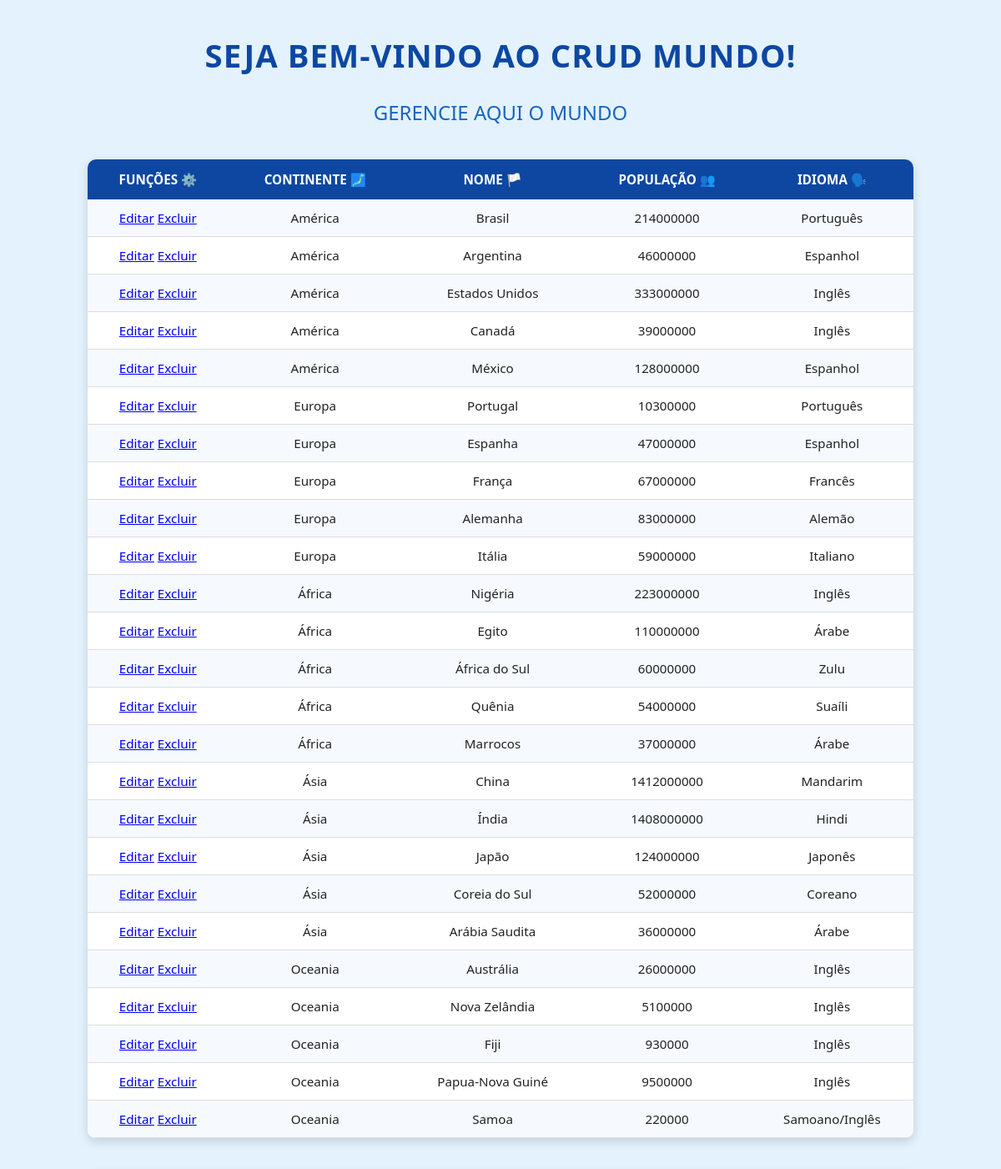
The page / (upper part) on the database its author committed.
### tables this page shows
CREATE TABLE tb_pais (
    id_pais INT PRIMARY KEY AUTO_INCREMENT,
    nome_oficial VARCHAR(100) NOT NULL UNIQUE,
    continente VARCHAR(50) NOT NULL,
    populacao INT NOT NULL,
    idioma_principal VARCHAR(60) NOT NULL
);

### Web/index.php (the view, shortened to what this page needs)
<?php
    include 'bd.php';
?>
<!DOCTYPE html>
<html lang="pt-br">
<head>
    <link rel="stylesheet" href="style.css">
</head>
<body>
    <h1>SEJA BEM-VINDO AO CRUD MUNDO!</h1>
    <h2>GERENCIE AQUI O MUNDO</h2>
    <div class="container">
        <table>
            <tr>
                <th>Funções ⚙️</th>
                <th>Continente 🗾</th>
                <th>Nome 🏳️</th>
                <th>População 👥</th>
                <th>Idioma 🗣️</th>
            </tr>
            <?php
                $sql = "SELECT * FROM tb_pais";
                $result = $conn->query($sql);
                if ($result->num_rows > 0) {
                    while($row = $result->fetch_assoc()) {
                        echo "<tr>
                                <td>
                                    <a href='backend/editar_pais.php?id_pais=".$row['id_pais']."' class='btn editar'>Editar</a>
                                    <a href='backend/excluir_pais.php?id_pais=".$row['id_pais']."' class='btn excluir'>Excluir</a>
                                </td>
                                <td>".$row['continente']."</td>
                                <td>".$row['nome_oficial']."</td>
                                <td>".$row['populacao']."</td>
                                <td>".$row['idioma_principal']."</td>
                              </tr>";
                    }
                } else {
                    echo "<tr><td colspan='4'>Nenhum país encontrado!</td></tr>";
                }
            ?>
        </table>
    </div>
</body>
</html>

### Web/style.css (style rules this page uses)
* { box-sizing: border-box; }
body { font-family: "Segoe UI", Tahoma, Geneva, Verdana, sans-serif; background-color: #e3f2fd; margin: 0; padding: 0; color: #222; }
h1 { text-align: center; margin-top: 40px; color: #0d47a1; font-size: 2.4em; letter-spacing: 1px; }
h2 { text-align: center; color: #1565c0; margin-bottom: 40px; font-weight: 500; }
.container { width: 100%; max-width: 1100px; margin: 0 auto; display: flex; flex-direction: column; align-items: center; gap: 40px; }
table { width: 90%; border-collapse: collapse; background-color: white; border-radius: 10px; overflow: hidden; box-shadow: 0 4px 12px rgba(0, 0, 0, 0.15); text-align: center; }
th { background-color: #0d47a1; color: white; padding: 14px; text-transform: uppercase; font-weight: 600; font-size: 0.95em; }
td { padding: 12px; border-bottom: 1px solid #ddd; font-size: 0.95em; }
tr:nth-child(even) { background-color: #f6faff; }

### rows shown on the page
tb_pais: continente "América", nome_oficial "Brasil", populacao "214000000", idioma_principal "Português"
tb_pais: continente "América", nome_oficial "Argentina", populacao "46000000", idioma_principal "Espanhol"
tb_pais: continente "América", nome_oficial "Estados Unidos", populacao "333000000", idioma_principal "Inglês"
tb_pais: continente "América", nome_oficial "Canadá", populacao "39000000", idioma_principal "Inglês"
tb_pais: continente "América", nome_oficial "México", populacao "128000000", idioma_principal "Espanhol"
tb_pais: continente "Europa", nome_oficial "Portugal", populacao "10300000", idioma_principal "Português"
tb_pais: continente "Europa", nome_oficial "Espanha", populacao "47000000", idioma_principal "Espanhol"
tb_pais: continente "Europa", nome_oficial "França", populacao "67000000", idioma_principal "Francês"
tb_pais: continente "Europa", nome_oficial "Alemanha", populacao "83000000", idioma_principal "Alemão"
tb_pais: continente "Europa", nome_oficial "Itália", populacao "59000000", idioma_principal "Italiano"
tb_pais: continente "África", nome_oficial "Nigéria", populacao "223000000", idioma_principal "Inglês"
tb_pais: continente "África", nome_oficial "Egito", populacao "110000000", idioma_principal "Árabe"
tb_pais: continente "África", nome_oficial "África do Sul", populacao "60000000", idioma_principal "Zulu"
tb_pais: continente "África", nome_oficial "Quênia", populacao "54000000", idioma_principal "Suaíli"
tb_pais: continente "África", nome_oficial "Marrocos", populacao "37000000", idioma_principal "Árabe"
tb_pais: continente "Ásia", nome_oficial "China", populacao "1412000000", idioma_principal "Mandarim"
tb_pais: continente "Ásia", nome_oficial "Índia", populacao "1408000000", idioma_principal "Hindi"
tb_pais: continente "Ásia", nome_oficial "Japão", populacao "124000000", idioma_principal "Japonês"
tb_pais: continente "Ásia", nome_oficial "Coreia do Sul", populacao "52000000", idioma_principal "Coreano"
tb_pais: continente "Ásia", nome_oficial "Arábia Saudita", populacao "36000000", idioma_principal "Árabe"
tb_pais: continente "Oceania", nome_oficial "Austrália", populacao "26000000", idioma_principal "Inglês"
tb_pais: continente "Oceania", nome_oficial "Nova Zelândia", populacao "5100000", idioma_principal "Inglês"
tb_pais: continente "Oceania", nome_oficial "Fiji", populacao "930000", idioma_principal "Inglês"
tb_pais: continente "Oceania", nome_oficial "Papua-Nova Guiné", populacao "9500000", idioma_principal "Inglês"
tb_pais: continente "Oceania", nome_oficial "Samoa", populacao "220000", idioma_principal "Samoano/Inglês"
